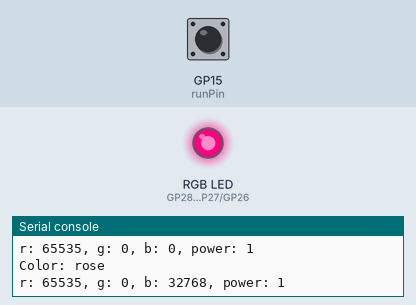
Bench run of a program on a simulated Raspberry Pi Pico running MicroPython. Parts: an RGB LED mixed from three pins (HIGH = lit), the last lines printed to the serial console. Inputs (shaded band) come from the test bench; at power-on: GP15 (runPin) HIGH.

Above: at 6.25 s.
6.3 s: GP15 (runPin) pulled LOW for 0.8 s
At 7.2 s:
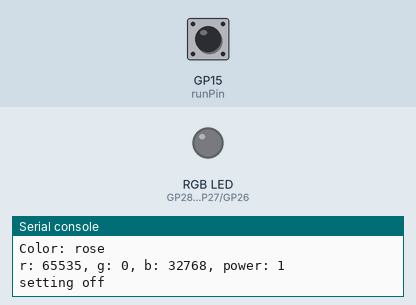
8.6 s: GP15 (runPin) pulled LOW for 0.8 s
At 8.75 s:
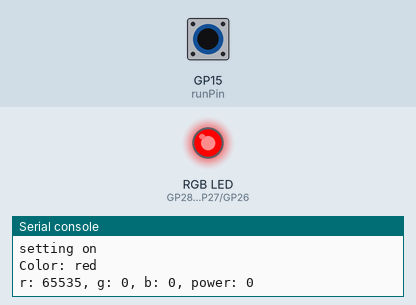
At 10.25 s:
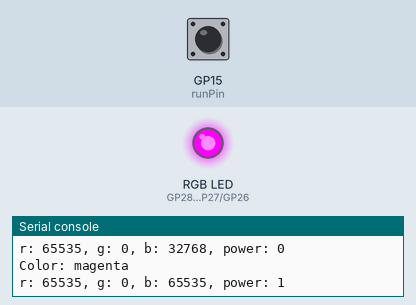
Timing chart, 0 to 25.3 s (numbered marks = the images above; inputs shaded):
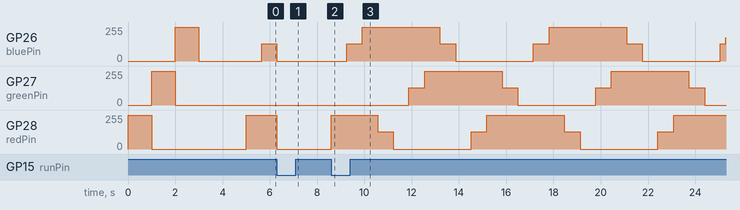

The program:

ledstrip_rainbow.py
```python
from machine import Pin, PWM
from time import sleep
from collections import OrderedDict

global IS_RUNNING, red, green, blue

IS_RUNNING = True

print("start")
sleepTime = 2
minFreq = 10
maxFreq = 10000

color_wheel = OrderedDict({
    "red":          [256, 0, 0],
    "rose":         [256, 0, 128],
    "magenta":      [256, 0, 256],
    "violet":       [128, 0, 256],
    "blue":         [0,   0, 256],
    "azure":        [0, 128, 256],
    "cyan":         [0, 256, 256],
    "spring green": [0, 256, 128],
    "green":        [0, 256, 0],
    "chartreuse":   [128, 256, 0],
    "yellow":       [256, 256, 0],
    "orange":       [256, 128, 0]
})
color_interm = OrderedDict({
    1: [0,0,1],
    2: [0,0,1],
    3: [-1,0,0],
    4: [-1,0,0],
    5: [0,1,0],
    6: [0,1,0],
    7: [0,0,-1],
    8: [0,0,-1],
    9: [1,0,0],
    10: [1,0,0],
    11: [0,-1,0],
    12: [0,-1,0]

})

def on_sleep_off(pin, label):
    print(label)
    pin.on()
    sleep(1)
    pin.off()

def toggle_display(pin):
    global IS_RUNNING, red, green, blue
    IS_RUNNING = not IS_RUNNING
    if (IS_RUNNING):
        print("setting on")
    else:
        print("setting off")
        for pin in [red, green, blue]:
            pin.duty_u16(0)

print("pin init")
runPin = Pin(15, Pin.IN, Pin.PULL_UP)
runPin.irq(trigger=Pin.IRQ_FALLING, handler=toggle_display)

redPin = Pin(28, mode=Pin.OUT)
greenPin = Pin(27, mode=Pin.OUT)
bluePin = Pin(26, mode=Pin.OUT)
print("off")
for pin in [redPin, greenPin, bluePin]:
    pin.off()

print("on")
on_sleep_off(redPin, "red")
on_sleep_off(greenPin, "green")
on_sleep_off(bluePin, "blue")

sleep(sleepTime)
red = PWM(redPin)
green = PWM(greenPin)
blue = PWM(bluePin)

red.freq(1000)
green.freq(1000)
blue.freq(1000)
maxDuty = 65535

shortSleep=0.0005 #partymode
shortSleep=0.005  #daymode
#shortSleep=0.05   #sleepmode
longSleep=1

sleepMainColor=shortSleep
sleepInterimColor=shortSleep

while True:
    while IS_RUNNING:
        intermIndex = 1
        for color in color_wheel:
            if not IS_RUNNING:
                break
            print("Color: {}".format(color))
            red.duty_u16(color_wheel[color][0] * 256)
            green.duty_u16(color_wheel[color][1] * 256)
            blue.duty_u16(color_wheel[color][2] * 256)
            print("r: {}, g: {}, b: {}, power: {}".
                format(red.duty_u16(), green.duty_u16(), blue.duty_u16(), runPin.value()))
            sleep(sleepMainColor)

            tempRed = color_wheel[color][0] * 256
            tempGreen = color_wheel[color][1] * 256
            tempBlue = color_wheel[color][2] * 256
            for x in range(128):
                if not IS_RUNNING:
                    break
                tempRed += color_interm[intermIndex][0]  * 256
                tempGreen += color_interm[intermIndex][1]  * 256
                tempBlue += color_interm[intermIndex][2]  * 256
                red.duty_u16(tempRed)
                green.duty_u16(tempGreen)
                blue.duty_u16(tempBlue)
                #print("r: {}, g: {}, b: {}, power: {}".
                #    format(red.duty_u16(), green.duty_u16(), blue.duty_u16(), runPin.value()))
                sleep(sleepInterimColor)
            intermIndex+=1
```

Measured:
- after the input at 6.3 s, GP26 (bluePin): 128/255 → 0/255 at once; GP27 (greenPin): stays 0/255 (without the input it goes to 128/255 after 2.0 s)
- after the input at 8.6 s, GP26 (bluePin): 0/255 → 128/255 after 0.65 s, → 255/255 0.66 s later, → 128/255 3.3 s later, → 0/255 0.66 s later, … (10 changes in this stretch); GP27 (greenPin): 0/255 → 128/255 after 3.3 s, → 255/255 0.66 s later, → 128/255 3.3 s later, → 0/255 0.66 s later, … (8 changes in this stretch)
